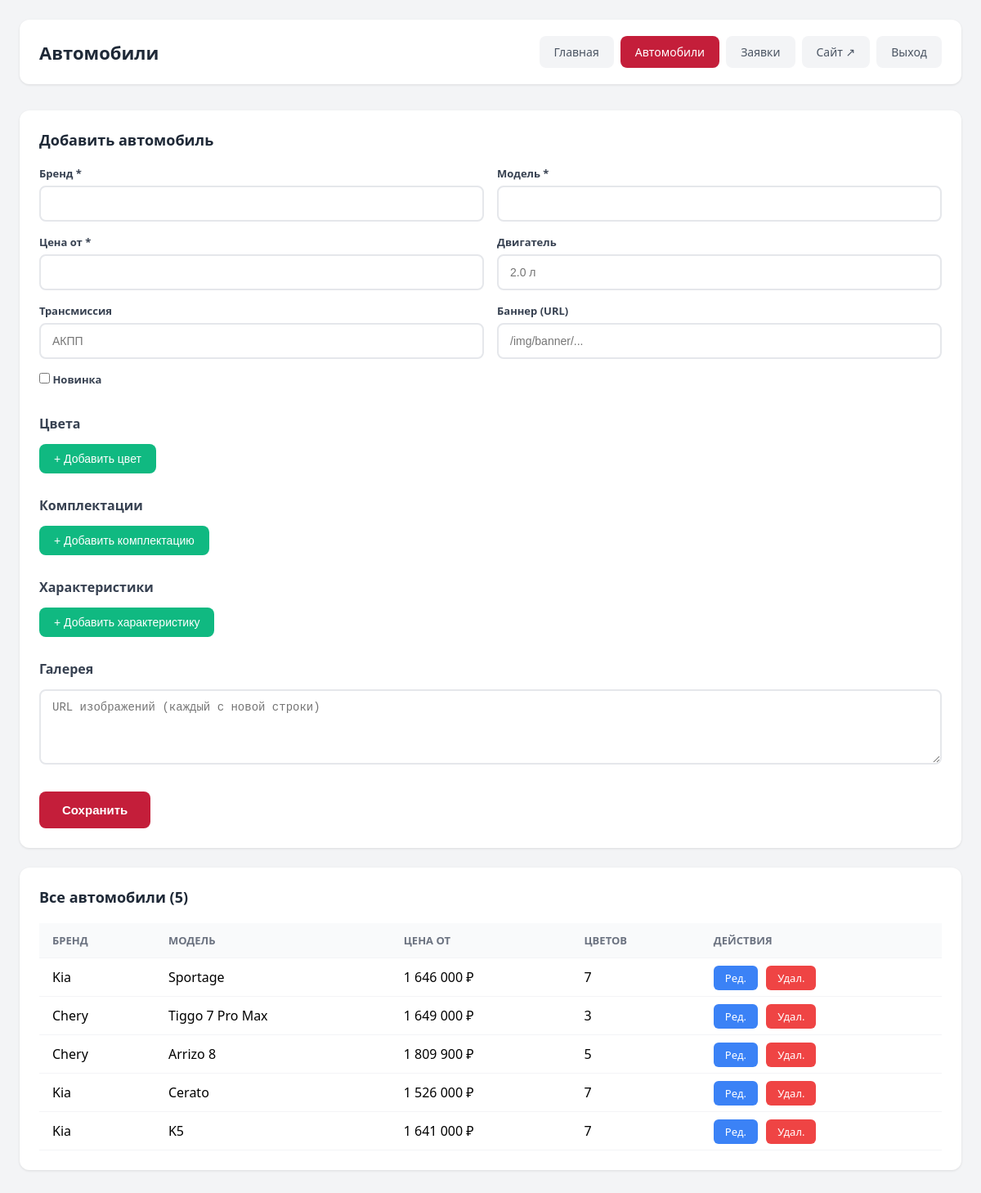
Page /admin/cars.php (signed in) on the committed database.
### tables this page shows
CREATE TABLE cars (
                id TEXT PRIMARY KEY,
                brand TEXT NOT NULL,
                model TEXT NOT NULL,
                price_from INTEGER NOT NULL,
                engine TEXT,
                transmission TEXT,
                banner TEXT,
                is_new INTEGER DEFAULT 0,
                created_at DATETIME DEFAULT CURRENT_TIMESTAMP
            );

### src/config/functions.php (called while the page is built, shortened)
<?php
function getDB(): PDO {
    static $pdo = null;
    if ($pdo === null) {
        $pdo = new PDO('sqlite:' . DB_PATH);
        $pdo->setAttribute(PDO::ATTR_ERRMODE, PDO::ERRMODE_EXCEPTION);
        $pdo->setAttribute(PDO::ATTR_DEFAULT_FETCH_MODE, PDO::FETCH_ASSOC);
    }
    return $pdo;
}
function getCars(): array {
    $pdo = getDB();
    $cars = [];
    $stmt = $pdo->query("SELECT * FROM cars ORDER BY is_new DESC, price_from ASC");
    foreach ($stmt->fetchAll() as $row) {
        $id = $row['id'];
        $cars[$id] = [
            'brand' => $row['brand'],
            'model' => $row['model'],
            'price_from' => (int)$row['price_from'],
            'engine' => $row['engine'],
            'transmission' => $row['transmission'],
            'banner' => $row['banner'],
            'is_new' => (bool)$row['is_new'],
            'colors' => getCarColors($id),
            'trims' => getCarTrims($id),
            'specs' => getCarSpecs($id),
            'gallery' => getCarGallery($id)
        ];
    }
    return $cars;
}
function getCarColors(string $carId): array {
    $stmt = getDB()->prepare("SELECT name, hex, image FROM car_colors WHERE car_id = ? ORDER BY
        CASE WHEN hex LIKE '#f%' OR hex LIKE '#e%' OR hex LIKE '#d%' THEN 0 ELSE 1 END,
        sort_order");
    $stmt->execute([$carId]);
    return $stmt->fetchAll();
}
function getCarTrims(string $carId): array {
    $stmt = getDB()->prepare("SELECT name, price, features FROM car_trims WHERE car_id = ? ORDER BY sort_order");
    $stmt->execute([$carId]);
    $trims = [];
    foreach ($stmt->fetchAll() as $row) {
        $trims[] = [
            'name' => $row['name'],
            'price' => (int)$row['price'],
            'features' => $row['features'] ? json_decode($row['features'], true) : []
        ];
    }
    return $trims;
}
function getCarSpecs(string $carId): array {
    $stmt = getDB()->prepare("SELECT label, value FROM car_specs WHERE car_id = ?");
    $stmt->execute([$carId]);
    $specs = [];
    foreach ($stmt->fetchAll() as $row) {
        $specs[$row['label']] = $row['value'];
    }
    return $specs;
}
function getCarGallery(string $carId): array {
    $stmt = getDB()->prepare("SELECT image FROM car_gallery WHERE car_id = ? ORDER BY sort_order");
    $stmt->execute([$carId]);
    return array_column($stmt->fetchAll(), 'image');
}
function e(string $str): string {
    return htmlspecialchars($str, ENT_QUOTES, 'UTF-8');
}
function formatPrice(int $price): string {
    return number_format($price, 0, '', ' ') . ' ₽';
}

### public_html/admin/cars.php (the view, shortened to what this page needs)
<?php
require_once __DIR__ . '/../../src/config/functions.php';
$cars = getCars();
$editCar = null;
?>
<!DOCTYPE html>
<html lang="ru">
<head>
</head>
<body>
    <div class="admin">
        <div class="header">
            <h1>Автомобили</h1>
            <nav class="nav">
                <a href="/admin/">Главная</a>
                <a href="/admin/cars.php" class="active">Автомобили</a>
                <a href="/admin/leads.php">Заявки</a>
                <a href="/" target="_blank">Сайт ↗</a>
                <a href="/admin/?logout">Выход</a>
            </nav>
        </div>
        <div class="card">
            <h2><?= $editCar ? 'Редактировать' : 'Добавить' ?> автомобиль</h2>
            <form method="POST">
                <div class="grid">
                    <div class="field"><label>Бренд *</label><input type="text" name="brand" value="<?= e($editCar['brand'] ?? '') ?>" required></div>
                    <div class="field"><label>Модель *</label><input type="text" name="model" value="<?= e($editCar['model'] ?? '') ?>" required></div>
                    <div class="field"><label>Цена от *</label><input type="number" name="price_from" value="<?= e($editCar['price_from'] ?? '') ?>" required></div>
                    <div class="field"><label>Двигатель</label><input type="text" name="engine" value="<?= e($editCar['engine'] ?? '') ?>" placeholder="2.0 л"></div>
                    <div class="field"><label>Трансмиссия</label><input type="text" name="transmission" value="<?= e($editCar['transmission'] ?? '') ?>" placeholder="АКПП"></div>
                    <div class="field"><label>Баннер (URL)</label><input type="text" name="banner" value="<?= e($editCar['banner'] ?? '') ?>" placeholder="/img/banner/..."></div>
                    <div class="field full"><label class="checkbox"><input type="checkbox" name="is_new" <?= !empty($editCar['is_new']) ? 'checked' : '' ?>> Новинка</label></div>
                </div>
                <h3>Цвета</h3>
                <button type="button" class="add-btn" onclick="addColor()">+ Добавить цвет</button>
                <h3>Комплектации</h3>
                <button type="button" class="add-btn" onclick="addTrim()">+ Добавить комплектацию</button>
                <h3>Характеристики</h3>
                <button type="button" class="add-btn" onclick="addSpec()">+ Добавить характеристику</button>
                <h3>Галерея</h3>
                <div class="field">
                    <textarea name="gallery" rows="4" placeholder="URL изображений (каждый с новой строки)"><?= e(implode("\n", $editCar['gallery'] ?? [])) ?></textarea>
                </div>
                <div style="margin-top: 28px; display: flex; gap: 16px; align-items: center;">
                    <button type="submit" class="btn">Сохранить</button>
                </div>
            </form>
        </div>
        <div class="card">
            <h2>Все автомобили (<?= count($cars) ?>)</h2>
            <?php if (empty($cars)): ?><p style="color:#9ca3af;text-align:center;padding:30px;">Автомобилей пока нет</p>
            <?php else: ?>
            <table>
                <thead><tr><th>Бренд</th><th>Модель</th><th>Цена от</th><th>Цветов</th><th>Действия</th></tr></thead>
                <tbody>
                    <?php foreach ($cars as $id => $car): ?>
                    <tr>
                        <td><?= e($car['brand']) ?></td>
                        <td><?= e($car['model']) ?></td>
                        <td><?= formatPrice($car['price_from']) ?></td>
                        <td><?= count($car['colors']) ?></td>
                        <td>
                            <a href="?edit=<?= e($id) ?>" class="btn-sm btn-edit">Ред.</a>
                            <a href="?delete=<?= e($id) ?>" class="btn-sm btn-delete" onclick="return confirm('Удалить автомобиль?')">Удал.</a>
                        </td>
                    </tr>
                    <?php endforeach; ?>
                </tbody>
            </table>
            <?php endif; ?>
        </div>
    </div>
</body>
</html>

### public_html/admin/cars.php (style rules this page uses)
* { box-sizing: border-box; margin: 0; padding: 0; }
body { font-family: system-ui, sans-serif; background: #f3f4f6; min-height: 100vh; }
a { color: inherit; text-decoration: none; }
.admin { max-width: 1400px; margin: 0 auto; padding: 24px; }
.header { display: flex; justify-content: space-between; align-items: center; margin-bottom: 32px; padding: 20px 24px; background: #fff; border-radius: 12px; box-shadow: 0 1px 3px rgba(0,0,0,.1); flex-wrap: wrap; gap: 16px; }
.header h1 { font-size: 22px; color: #1f2937; }
.nav { display: flex; gap: 8px; flex-wrap: wrap; }
.nav a { padding: 10px 18px; background: #f3f4f6; border-radius: 8px; font-size: 14px; font-weight: 500; color: #4b5563; transition: all .2s; }
.nav a.active { background: #c41e3a; color: #fff; }
.card { background: #fff; border-radius: 12px; box-shadow: 0 1px 3px rgba(0,0,0,.1); padding: 24px; margin-bottom: 24px; }
.card h2 { font-size: 18px; color: #1f2937; margin-bottom: 20px; }
.grid { display: grid; grid-template-columns: repeat(2, 1fr); gap: 16px; }
.full { grid-column: 1 / -1; }
.field { margin-bottom: 0; }
.field label { display: block; font-size: 13px; font-weight: 600; margin-bottom: 6px; color: #374151; }
.field input, .field textarea, .field select { width: 100%; padding: 12px 14px; border: 2px solid #e5e7eb; border-radius: 8px; font-size: 14px; transition: border-color .2s; }
.checkbox { display: flex; align-items: center; gap: 10px; }
.checkbox input { width: auto; }
.add-btn { background: #10b981; color: #fff; border: none; padding: 10px 18px; cursor: pointer; border-radius: 8px; font-size: 14px; font-weight: 500; }
.btn { padding: 14px 28px; background: #c41e3a; color: #fff; border: none; border-radius: 8px; font-size: 15px; font-weight: 600; cursor: pointer; }
table { width: 100%; border-collapse: collapse; }
th, td { padding: 12px 16px; text-align: left; border-bottom: 1px solid #f3f4f6; }
th { background: #f9fafb; font-size: 13px; font-weight: 600; color: #6b7280; text-transform: uppercase; }
.btn-sm { padding: 6px 14px; font-size: 13px; border-radius: 6px; cursor: pointer; border: none; font-weight: 500; }
.btn-edit { background: #3b82f6; color: #fff; }
.btn-delete { background: #ef4444; color: #fff; margin-left: 6px; }
h3 { font-size: 16px; color: #374151; margin: 28px 0 14px; }

### rows in the picture
cars: brand "Kia", model "Sportage", price_from "1 646 000 ₽", count($car['colors']) "7"
cars: brand "Chery", model "Tiggo 7 Pro Max", price_from "1 649 000 ₽", count($car['colors']) "3"
cars: brand "Chery", model "Arrizo 8", price_from "1 809 900 ₽", count($car['colors']) "5"
cars: brand "Kia", model "Cerato", price_from "1 526 000 ₽", count($car['colors']) "7"
cars: brand "Kia", model "K5", price_from "1 641 000 ₽", count($car['colors']) "7"

### other values in the picture
count($cars) "5"
